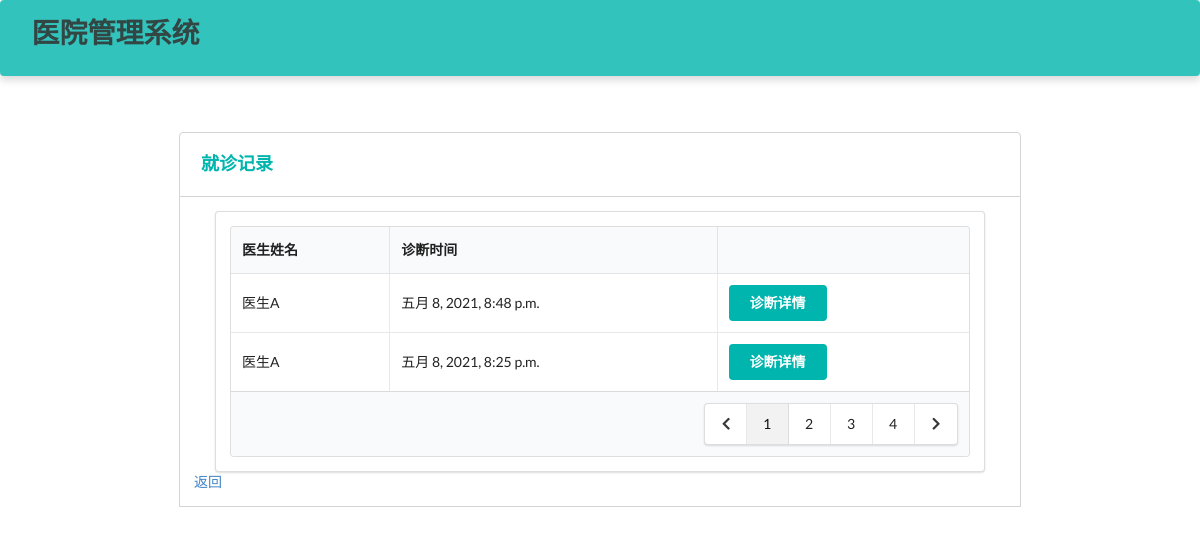
Before: /patient/diagnosis/ (signed in) with the older database file.
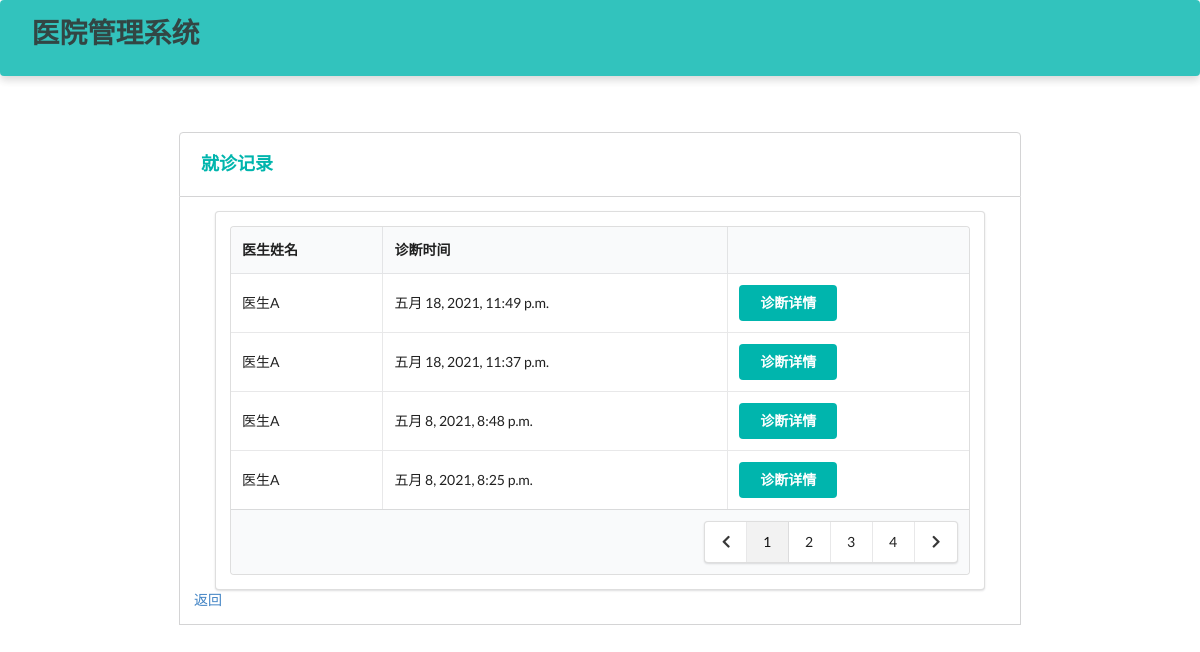
After: the same page with the newer database file.
### Hospital/models.py (models this page shows, shortened)
class Diagnosis(models.Model):
    patient = models.ForeignKey(Patient, on_delete=models.CASCADE)  # 患者
    doctor = models.ForeignKey(Doctor, on_delete=models.CASCADE)  # 医生
    appointment = models.ForeignKey(Appointment, on_delete=models.CASCADE, null=True)  # 对应的挂号
    create_time = models.DateTimeField(auto_now_add=True)  # 创建时间
    detail = models.TextField()  # 诊断详情
    class Meta:
        ordering = ["-create_time"]

class Doctor(models.Model):
    department_choices = (
        ('Department of Internal Medicine', '内科'),
        ('Department of Surgery', '外科'),
        ('Department of Pediatrics', '儿科'),
        ('Department of Obstetrics and Gynecology', '妇产科'),
        ('Department of Traditional Chinese Medicine', '中医科'),
        ('Department of Dermatology', '皮肤科'),
        ('Department of Oral Medicine', '口腔科')
    )
    title_choices = (
        ('director physician', '主任医师'),
        ('assistant director physician', '副主任医师'),
        ('physician', '医师')
    )
    name = models.CharField(max_length=10)  # 姓名
    password = models.CharField(max_length=32)  # 密码
    gender = models.CharField(max_length=32, choices=gender_choices)  # 性别
    identity_card_no = models.CharField(max_length=32, unique=True)  # 身份证号
    department = models.CharField(max_length=64, choices=department_choices)  # 科室
    title = models.CharField(max_length=64, choices=title_choices)  # 职称
    description = models.TextField(max_length=500, default='暂无简介')  # 简介
    create_time = models.DateTimeField(auto_now_add=True)  # 注册时间

### Hospital/patientViews.py (the view)
# urls.py: path('patient/diagnosis/', patientViews.diagnosis),
def diagnosis(request):
    identity_card_no = request.session['identity_card_no']
    patient = models.Patient.objects.get(identity_card_no=identity_card_no)
    diagnosis_records = models.Diagnosis.objects.filter(patient=patient)
    if request.method == 'POST':
        request.session['diagnosis'] = request.POST.get('diagnosis')
        return redirect('/patient/diagnosis/detail')
    return render(request, 'patient/diagnosis.html', locals())

### Hospital/templates/patient/diagnosis.html (shortened to what this page needs)
<!DOCTYPE html>
<html lang="ch">
<head>
    <link rel="stylesheet" href="https://cdn.jsdelivr.net/semantic-ui/2.2.4/semantic.min.css">
    <link rel="stylesheet" href="../../static/Hospital/css/me.css">
</head>
<body>
    <nav class="ui inverted  segment m-padded-tb-large m-shadow-small teal m-opacity-mini">
        <div class="ui container">
            <div class="ui inverted secondary stackable menu">
                <h1 class="ui header">医院管理系统</h1>
            </div>
        </div>
    </nav>
    <div class="m-container-small m-padded-tb-big">
        <div class="container">
            <div class="ui top attached rounded padded segment">
                <div class="ui middle aligned two column grid">
                    <div class="column">
                        <h3 class="ui teal header">就诊记录</h3>
                    </div>
                </div>
            </div>
            <div class="ui attached segment">
                <div class="ui segment m-width-middle">
                    <table class="ui celled table">
                        <thead>
                            <tr>
                                <th>医生姓名</th>
                                <th>诊断时间</th>
                                <th></th>
                            </tr>
                        </thead>
                        <tbody>
                            {% for rec in diagnosis_records%}
                            <tr>
                                <td>{{ rec.doctor.name }}</td>
                                <td>{{ rec.create_time }}</td>
                                <td><form action="" method="post">
                                    <button class="ui teal centered button">诊断详情</button>
                                    </form>
                                    </td>
                            </tr>
                            {% endfor %}
                        </tbody>
                      <tfoot>
                        <tr><th colspan="4">
                          <div class="ui right floated pagination menu">
                            <a class="icon item">
                              <i class="left chevron icon"></i>
                            </a>
                            <a class="item active">1</a>
                            <a class="item">2</a>
                            <a class="item">3</a>
                            <a class="item">4</a>
                            <a class="icon item">
                              <i class="right chevron icon"></i>
                            </a>
                          </div>
                        </th>
                      </tr></tfoot>
                    </table>
                </div>
            <a href="/patient/index/">返回</a>
            </div>
        </div>
            </div>
    <br>
    <br>
    <br>
</body>
</html>

Changed rows visible on the page:
added Diagnosis: doctor.name "医生A", create_time "五月 18, 2021, 11:49 p.m."
added Diagnosis: doctor.name "医生A", create_time "五月 18, 2021, 11:37 p.m."
